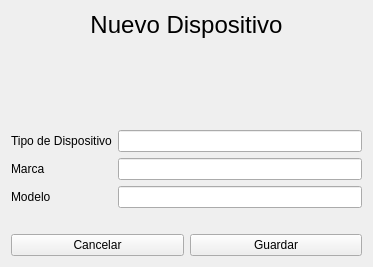
<?xml version="1.0" encoding="UTF-8"?>
<ui version="4.0">
 <class>FormCreateDispositivo</class>
 <widget class="QWidget" name="FormCreateDispositivo">
  <property name="geometry">
   <rect>
    <x>0</x>
    <y>0</y>
    <width>373</width>
    <height>267</height>
   </rect>
  </property>
  <property name="windowTitle">
   <string/>
  </property>
  <layout class="QVBoxLayout" name="verticalLayout">
   <item>
    <widget class="QLabel" name="label">
     <property name="font">
      <font>
       <pointsize>18</pointsize>
      </font>
     </property>
     <property name="text">
      <string>Nuevo Dispositivo</string>
     </property>
     <property name="alignment">
      <set>Qt::AlignCenter</set>
     </property>
    </widget>
   </item>
   <item>
    <spacer name="verticalSpacer_2">
     <property name="orientation">
      <enum>Qt::Vertical</enum>
     </property>
     <property name="sizeHint" stdset="0">
      <size>
       <width>20</width>
       <height>40</height>
      </size>
     </property>
    </spacer>
   </item>
   <item>
    <layout class="QFormLayout" name="formLayout">
     <item row="0" column="0">
      <widget class="QLabel" name="label_2">
       <property name="text">
        <string>Tipo de Dispositivo</string>
       </property>
      </widget>
     </item>
     <item row="0" column="1">
      <widget class="QLineEdit" name="txt_tipo_de_dispositivo"/>
     </item>
     <item row="1" column="0">
      <widget class="QLabel" name="label_3">
       <property name="text">
        <string>Marca</string>
       </property>
      </widget>
     </item>
     <item row="1" column="1">
      <widget class="QLineEdit" name="txt_marca"/>
     </item>
     <item row="2" column="0">
      <widget class="QLabel" name="label_4">
       <property name="text">
        <string>Modelo</string>
       </property>
      </widget>
     </item>
     <item row="2" column="1">
      <widget class="QLineEdit" name="txt_modelo"/>
     </item>
    </layout>
   </item>
   <item>
    <spacer name="verticalSpacer">
     <property name="orientation">
      <enum>Qt::Vertical</enum>
     </property>
     <property name="sizeType">
      <enum>QSizePolicy::Fixed</enum>
     </property>
     <property name="sizeHint" stdset="0">
      <size>
       <width>20</width>
       <height>20</height>
      </size>
     </property>
    </spacer>
   </item>
   <item>
    <layout class="QHBoxLayout" name="horizontalLayout">
     <item>
      <widget class="QPushButton" name="btn_cancel">
       <property name="text">
        <string>Cancelar</string>
       </property>
      </widget>
     </item>
     <item>
      <widget class="QPushButton" name="btn_save">
       <property name="text">
        <string>Guardar</string>
       </property>
      </widget>
     </item>
    </layout>
   </item>
  </layout>
 </widget>
 <resources/>
 <connections/>
</ui>
